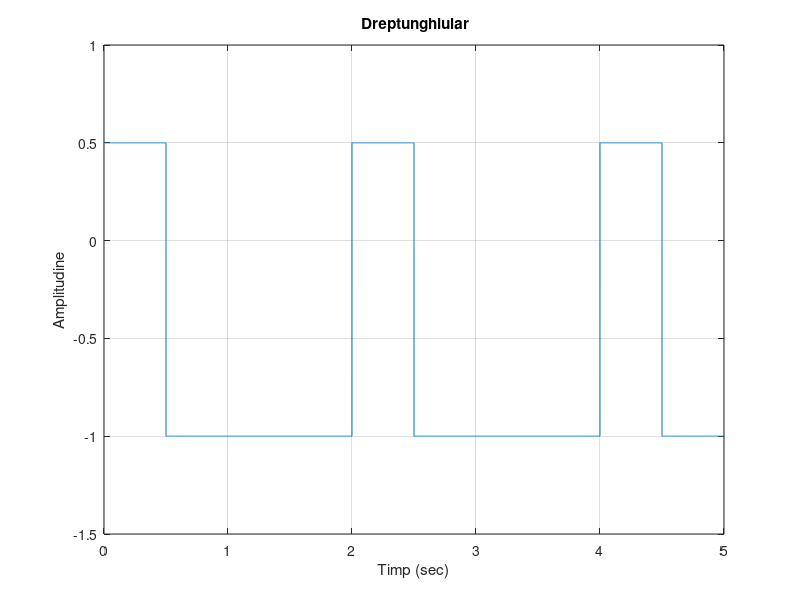

This chart was generated by the following MATLAB code:
fs = 5000;
t = 0:1/fs:100;

x = square(pi*t,25); %semnal dreptunghiular
                     %perioada 2s si factorul de umplere 25%

for i = 1:1:length(x)
   if x(i) > 0
       x(i) = x(i)/2;
   end
end

plot(t,x)
grid
axis([0 5 -1.5 1])
xlabel('Timp (sec)')    
ylabel('Amplitudine')
title(' Dreptunghiular')


